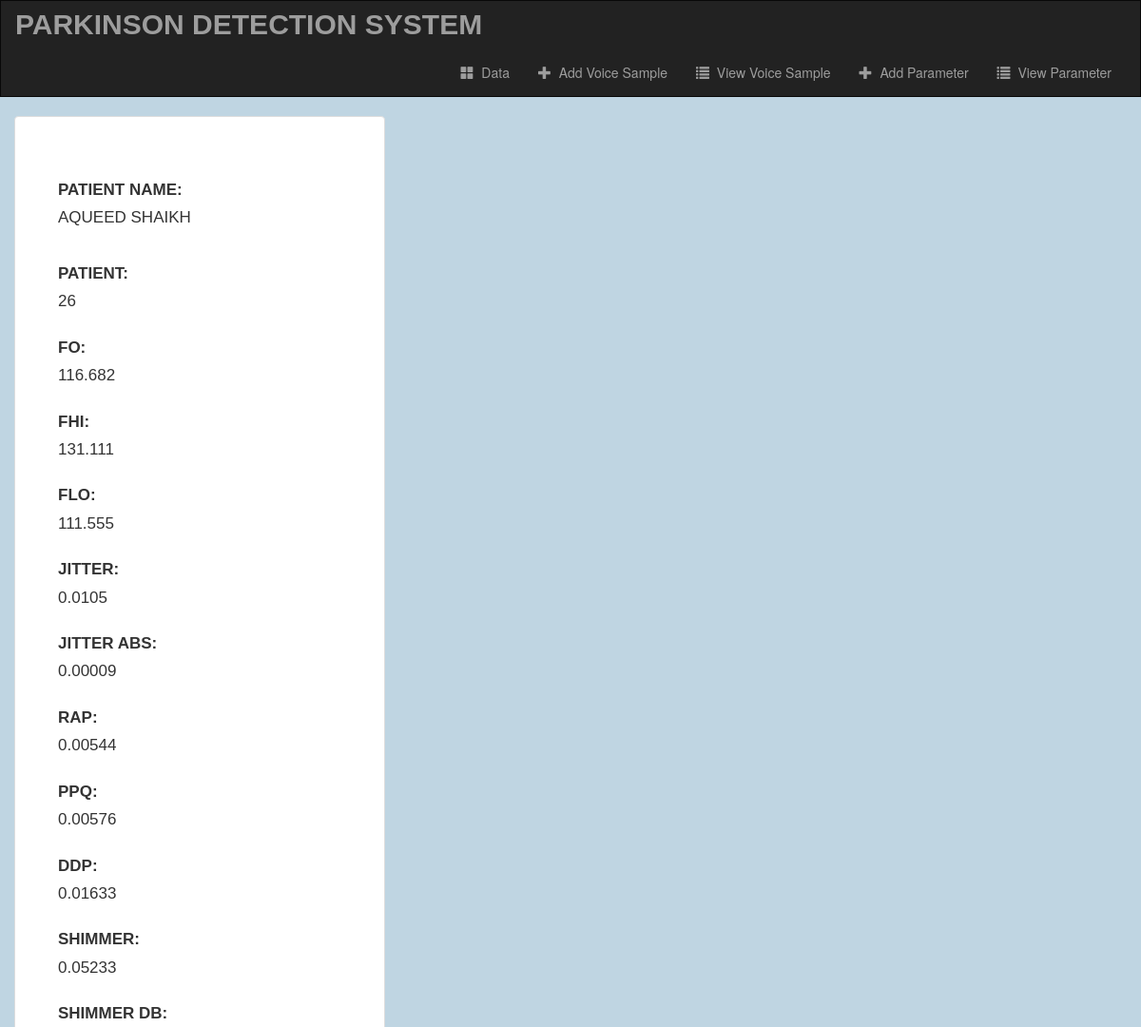
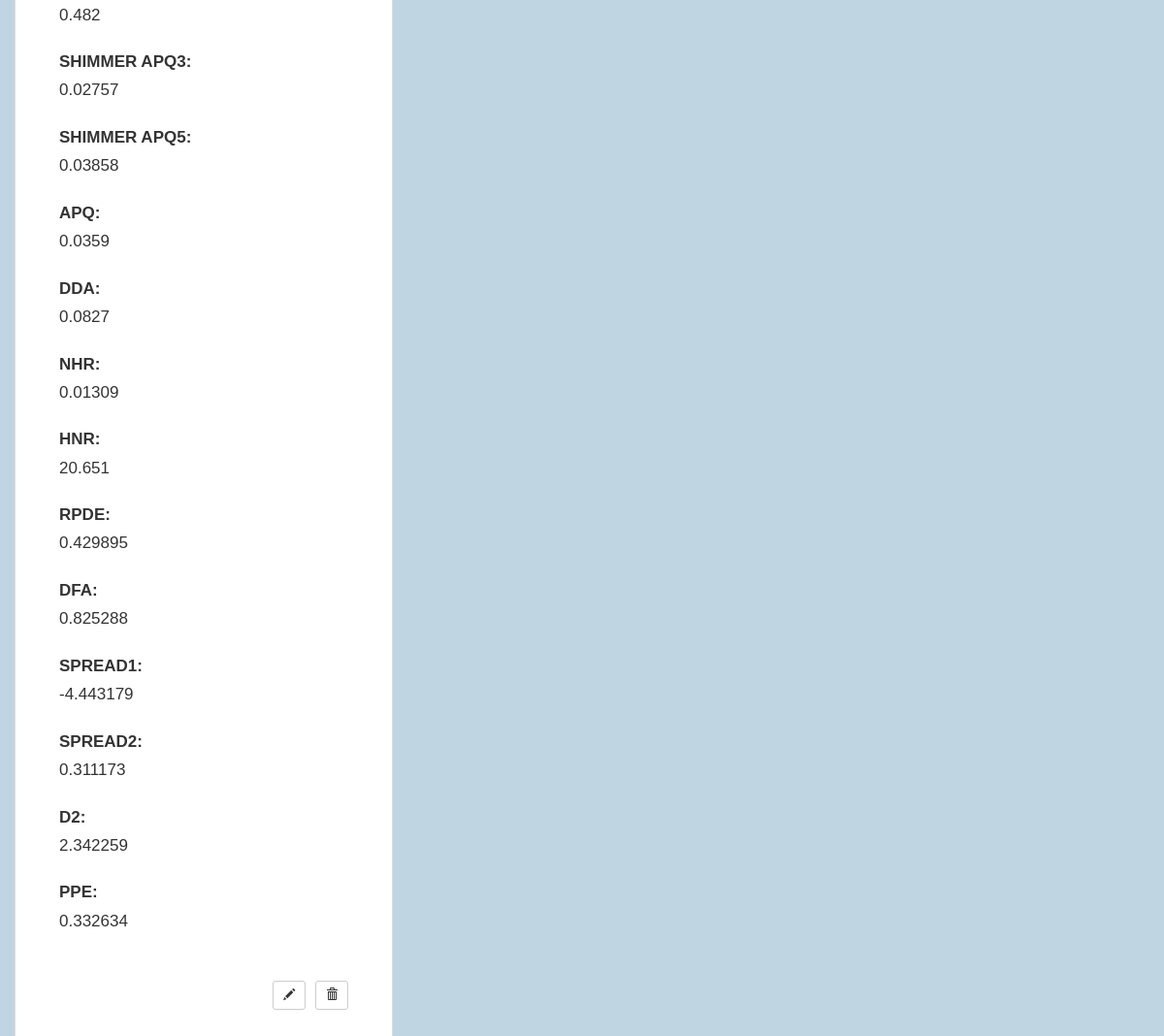
Page /data/disease-detail/129/ on the committed database (2 pictures, top to bottom).
### data/models.py (models this page shows, shortened)
class DiseaseModel(models.Model):
    patient = models.ForeignKey(PatientProfileModel, on_delete=models.CASCADE, null=True, blank=True)
    fo = models.FloatField(null=True, blank=True)
    fhi = models.FloatField(null=True, blank=True)
    flo = models.FloatField(null=True, blank=True)
    jitter = models.FloatField(null=True, blank=True)
    jitter_abs = models.FloatField(null=True, blank=True)
    rap = models.FloatField(null=True, blank=True)
    ppq = models.FloatField(null=True, blank=True)
    ddp = models.FloatField(null=True, blank=True)
    shimmer = models.FloatField(null=True, blank=True)
    shimmer_db = models.FloatField(null=True, blank=True)
    shimmer_apq3 = models.FloatField(null=True, blank=True)
    shimmer_apq5 = models.FloatField(null=True, blank=True)
    apq = models.FloatField(null=True, blank=True)
    dda = models.FloatField(null=True, blank=True)
    nhr = models.FloatField(null=True, blank=True)
    hnr = models.FloatField(null=True, blank=True)
    rpde = models.FloatField(null=True, blank=True)
    dfa = models.FloatField(null=True, blank=True)
    spread1 = models.FloatField(null=True, blank=True)
    spread2 = models.FloatField(null=True, blank=True)
    d2 = models.FloatField(null=True, blank=True)
    ppe = models.FloatField(null=True, blank=True)
    parameters_file = models.FileField(upload_to='parameters_files/', null=True, blank=True)

### account/models.py (models this page shows)
class PatientProfileModel(models.Model):
    name = models.CharField(max_length=100, error_messages={'required': 'Please Enter your name'}, default='')
    age = models.IntegerField(blank=True, default=0)
    gender = models.CharField(max_length=10, default='Male')
    smoker = models.CharField(max_length=10, default='No')
    height = models.CharField(max_length=20, default='0', help_text='5 ft. 6 in.')
    weight = models.IntegerField(error_messages={'required': 'Please Enter a numeric value'}, default=0, help_text='kg.')
    blood_pressure = models.IntegerField(error_messages={'required': 'Please Enter a numeric value'}, default=0)
    state = models.CharField(max_length=20, default='')
    city = models.CharField(max_length=20, default='')
    def __str__(self):
        return self.name

### data/views.py (the view)
# urls.py: path('disease-detail/<int:disease_id>/', views.disease_detail, name="disease-details"),
def disease_detail(request, disease_id):
    disease_data = get_object_or_404(DiseaseModel, pk=disease_id)
    form = DiseaseEditForm(instance=disease_data)
    context = {
        'form': form,
        'disease_detail': disease_data
    }
    return render(request, 'data/disease_detail.html', context)

### data/templates/data/disease_detail.html (shortened to what this page needs)
{% extends 'data/base.html' %}
{% block body %}
<div class="container">
  <div class="row justify-content-md-center">
    <div class="thumbnail col-md-4">
      <label>Patient Name:</label>
      {{ disease_detail.patient|linebreaks }}
        <br>
      {% for field in form %}
        {% if not field.name == 'parameters_file'  %}
          {{ field.label_tag }}
          <br>
          {{ field.value }}
          <br>
          <br>
        {% endif %}
      {% endfor %}
      <br>
      <div align="end">
        <form action="{% url 'data:disease-delete' disease_detail.id %}" method="post" style="display: inline;">
          <a href="{% url 'data:disease-edit' disease_detail.id %}" class="btn btn-default btn-sm">
            <span class="glyphicon glyphicon-pencil"></span>
          </a>
          <button type="submit" class="btn btn-default btn-sm" style="margin-left: 5px">
            <span class="glyphicon glyphicon-trash"></span>
          </button>
        </form>
      </div>
    </div>
  </div>
  <br>
</div>
{% endblock %}

### data/static/data/style.css (style rules this page uses)
body { background-size: cover; background-repeat: no-repeat; background-color: #BFD5E2; }
.thumbnail { z-index: 10; padding: 4.5rem; font-family: 'Verdana', sans-serif; text-transform: uppercase; font-size: 17px; }

### rows in the picture
DiseaseModel: patient "AQUEED SHAIKH", value "116.682" "131.111" "111.555" "0.0105" "0.00009" "0.00544" "0.00576" "0.01633" "0.05233" "0.482" "0.02757" "0.03858" "0.0359" "0.0827" "0.01309" "20.651" "0.429895" "0.825288" "-4.443179" "0.311173" "2.342259" "0.332634"

### other values in the picture
{{ field.label_tag }} "PATIENT:" "FO:" "FHI:" "FLO:" "JITTER:" "JITTER ABS:" "RAP:" "PPQ:" "DDP:" "SHIMMER:" "SHIMMER DB:" "SHIMMER APQ3:" "SHIMMER APQ5:" "APQ:" "DDA:" "NHR:" "HNR:" "RPDE:" "DFA:" "SPREAD1:" "SPREAD2:" "D2:" "PPE:"
{{ field.value }} "26"
